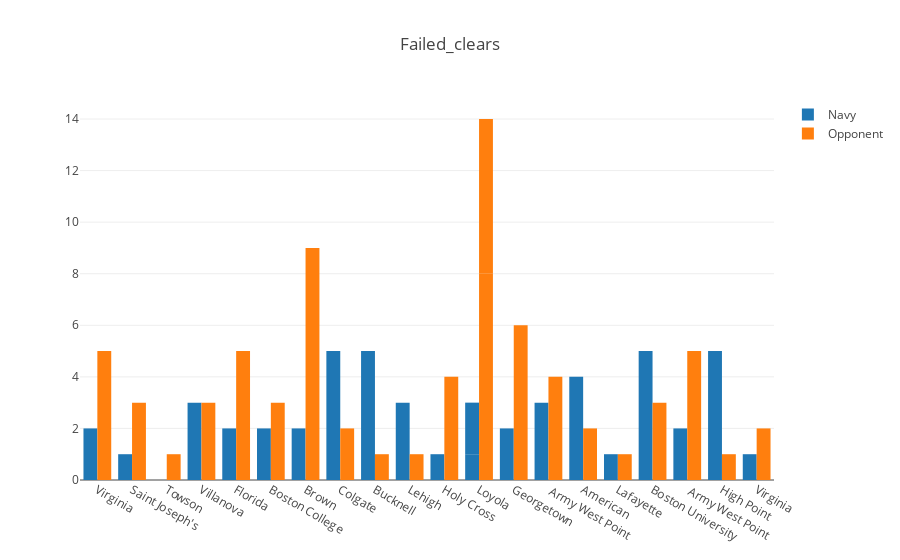

Here is the notebook cell this chart was saved with:
### Code cell
data = [trace1, trace2]
layout = go.Layout(title='Failed_clears',barmode='group')
fig = go.Figure(data=data, layout=layout)
iplot(fig, filename='grouped-bar')

### Figure 1 — Plotly figure (JSON) as saved in the notebook; plotly's stock layout.template omitted (floating-point values rounded to 4 significant figures)
{"data": [{"name": "Navy", "type": "bar", "uid": "f6181c6b-1dd2-4dac-815e-c0e8a6194446", "x": ["Virginia", "Saint Joseph's", "Towson", "Villanova", "Florida", "Boston College", "Brown", "Colgate", "Bucknell", "Lehigh", "Holy Cross", "Loyola", "Georgetown", " Army West Point", "American", "Lafayette", "Boston University", " Army West Point ", "Loyola", "High Point ", "Virginia "], "y": [2, 1, 0, 3, 2, 2, 2, 5, 5, 3, 1, 1, 2, 3, 4, 1, 5, 2, 2, 5, 1]}, {"name": "Opponent", "type": "bar", "uid": "ebd04e73-c970-4c0c-8bf1-9f3a64787b1c", "x": ["Virginia", "Saint Joseph's", "Towson", "Villanova", "Florida", "Boston College", "Brown", "Colgate", "Bucknell", "Lehigh", "Holy Cross", "Loyola", "Georgetown", " Army West Point", "American", "Lafayette", "Boston University", " Army West Point ", "Loyola", "High Point ", "Virginia "], "y": [5, 3, 1, 3, 5, 3, 9, 2, 1, 1, 4, 8, 6, 4, 2, 1, 3, 5, 6, 1, 2]}], "layout": {"barmode": "group", "title": {"text": "Failed_clears"}}}
